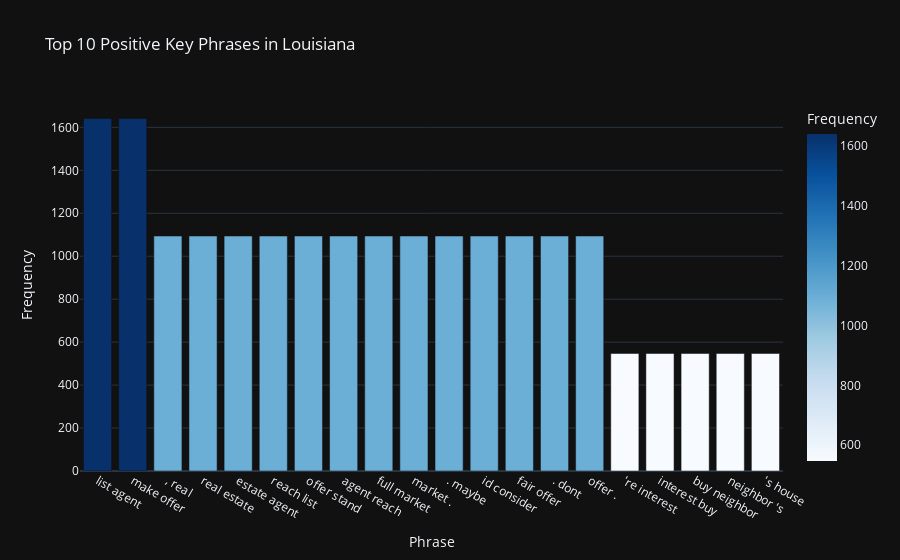
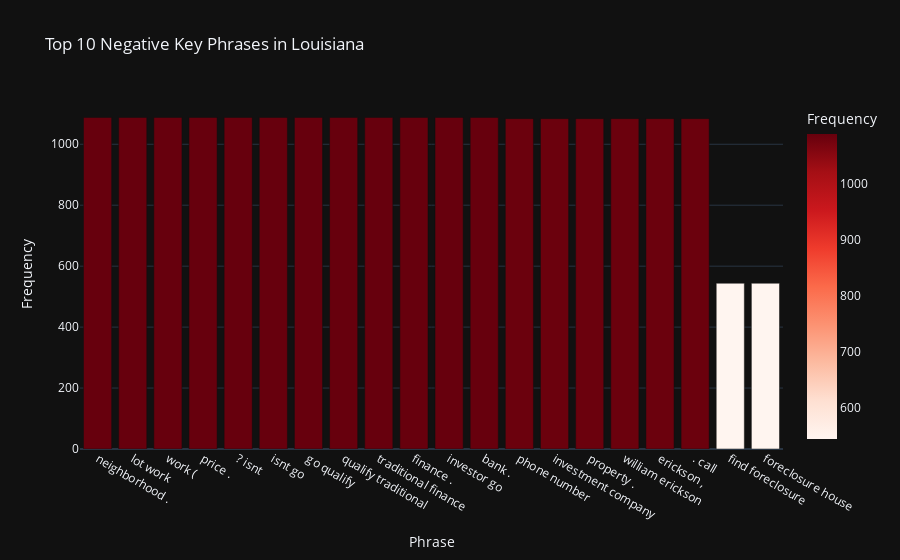

Notebook code for these charts, in order:
### Code cell
import pandas as pd
from sklearn.feature_extraction.text import TfidfVectorizer
from collections import Counter
import nltk
from nltk.util import ngrams

# Assuming you already have a DataFrame with the necessary sentiment labels
# Sample DataFrame: social_media_real_estate (content_sentiment and comment_sentiment)
df = social_media_real_estate
df = social_media_real_estate[social_media_real_estate['state'] == "Louisiana"].copy()

# Combine content and comment sentiment to create the final sentiment
df['final_sentiment'] = df.apply(lambda row: 'Positive' if row['content_sentiment_label'] == 'Positive' or row['comments_sentiment_label'] == 'Positive' else 'Negative', axis=1)

# Function to extract n-grams
def extract_ngrams(text, n=2):
    # Tokenize the text and extract n-grams
    tokens = nltk.word_tokenize(text)
    n_grams = ngrams(tokens, n)
    return [' '.join(gram) for gram in n_grams]

# Extract key phrases (bigrams or trigrams) from content and comments
df['content_ngrams'] = df['content'].apply(lambda x: extract_ngrams(x, n=2))  # Extract bigrams
df['comment_ngrams'] = df['comments'].apply(lambda x: extract_ngrams(x, n=2))  # Extract bigrams

# Filter key phrases by sentiment
positive_phrases = pd.concat([
    df[df['final_sentiment'] == 'Positive']['content_ngrams'].explode(),
    df[df['final_sentiment'] == 'Positive']['comment_ngrams'].explode()
])
negative_phrases = pd.concat([
    df[df['final_sentiment'] == 'Negative']['content_ngrams'].explode(),
    df[df['final_sentiment'] == 'Negative']['comment_ngrams'].explode()
])
#negative_phrases = df[df['final_sentiment'] == 'Negative']['content_ngrams'].explode().append(df[df['final_sentiment'] == 'Negative']['comment_ngrams'].explode())

# Get the top 20 most frequent phrases for positive and negative sentiments
positive_top_phrases = Counter(positive_phrases).most_common(20)
negative_top_phrases = Counter(negative_phrases).most_common(20)

print("Top 20 Positive Phrases:")
print(positive_top_phrases)

print("\nTop 20 Negative Phrases:")
print(negative_top_phrases)

# Prepare data for Plotly
pos_df = pd.DataFrame(positive_top_phrases, columns=['Phrase', 'Count'])
neg_df = pd.DataFrame(negative_top_phrases, columns=['Phrase', 'Count'])
fig_pos = px.bar(
    pos_df,
    x='Phrase',
    y='Count',
    title=f'Top 10 Positive Key Phrases in Louisiana',
    labels={'Count': 'Frequency'},
    color='Count',
    color_continuous_scale='Blues',
    template='plotly_dark'
)
fig_pos.show()


# Plot Top Negative Phrases with Plotly
fig_neg = px.bar(
    neg_df,
    x='Phrase',
    y='Count',
    title=f'Top 10 Negative Key Phrases in Louisiana',
    labels={'Count': 'Frequency'},
    color='Count',
    color_continuous_scale='Reds',
    template='plotly_dark'
)
fig_neg.show()

### Figure 1 — Plotly figure (JSON) as saved in the notebook; plotly's stock layout.template omitted (floating-point values rounded to 4 significant figures)
{"data": [{"hovertemplate": "Phrase=%{x}<br>Frequency=%{marker.color}<extra></extra>", "legendgroup": "", "marker": {"color": [1641, 1641, 1094, 1094, 1094, 1094, 1094, 1094, 1094, 1094, 1094, 1094, 1094, 1094, 1094, 547, 547, 547, 547, 547], "coloraxis": "coloraxis", "pattern": {"shape": ""}}, "name": "", "orientation": "v", "showlegend": false, "textposition": "auto", "type": "bar", "x": ["list agent", "make offer", ", real", "real estate", "estate agent", "reach list", "offer stand", "agent reach", "full market", "market .", ". maybe", "id consider", "fair offer", ". dont", "offer .", "'re interest", "interest buy", "buy neighbor", "neighbor 's", "'s house"], "xaxis": "x", "y": [1641, 1641, 1094, 1094, 1094, 1094, 1094, 1094, 1094, 1094, 1094, 1094, 1094, 1094, 1094, 547, 547, 547, 547, 547], "yaxis": "y"}], "layout": {"barmode": "relative", "coloraxis": {"colorbar": {"title": {"text": "Frequency"}}, "colorscale": [[0, "rgb(247,251,255)"], [0.125, "rgb(222,235,247)"], [0.25, "rgb(198,219,239)"], [0.375, "rgb(158,202,225)"], [0.5, "rgb(107,174,214)"], [0.625, "rgb(66,146,198)"], [0.75, "rgb(33,113,181)"], [0.875, "rgb(8,81,156)"], [1, "rgb(8,48,107)"]]}, "legend": {"tracegroupgap": 0}, "title": {"text": "Top 10 Positive Key Phrases in Louisiana"}, "xaxis": {"anchor": "y", "domain": [0, 1], "title": {"text": "Phrase"}}, "yaxis": {"anchor": "x", "domain": [0, 1], "title": {"text": "Frequency"}}}}

### Figure 2 — Plotly figure (JSON) as saved in the notebook; plotly's stock layout.template omitted (floating-point values rounded to 4 significant figures)
{"data": [{"hovertemplate": "Phrase=%{x}<br>Frequency=%{marker.color}<extra></extra>", "legendgroup": "", "marker": {"color": [1088, 1088, 1088, 1088, 1088, 1088, 1088, 1088, 1088, 1088, 1088, 1088, 1084, 1084, 1084, 1084, 1084, 1084, 544, 544], "coloraxis": "coloraxis", "pattern": {"shape": ""}}, "name": "", "orientation": "v", "showlegend": false, "textposition": "auto", "type": "bar", "x": ["neighborhood .", "lot work", "work (", "price .", "? isnt", "isnt go", "go qualify", "qualify traditional", "traditional finance", "finance .", "investor go", "bank .", "phone number", "investment company", "property .", "william erickson", "erickson ,", ". call", "find foreclosure", "foreclosure house"], "xaxis": "x", "y": [1088, 1088, 1088, 1088, 1088, 1088, 1088, 1088, 1088, 1088, 1088, 1088, 1084, 1084, 1084, 1084, 1084, 1084, 544, 544], "yaxis": "y"}], "layout": {"barmode": "relative", "coloraxis": {"colorbar": {"title": {"text": "Frequency"}}, "colorscale": [[0, "rgb(255,245,240)"], [0.125, "rgb(254,224,210)"], [0.25, "rgb(252,187,161)"], [0.375, "rgb(252,146,114)"], [0.5, "rgb(251,106,74)"], [0.625, "rgb(239,59,44)"], [0.75, "rgb(203,24,29)"], [0.875, "rgb(165,15,21)"], [1, "rgb(103,0,13)"]]}, "legend": {"tracegroupgap": 0}, "title": {"text": "Top 10 Negative Key Phrases in Louisiana"}, "xaxis": {"anchor": "y", "domain": [0, 1], "title": {"text": "Phrase"}}, "yaxis": {"anchor": "x", "domain": [0, 1], "title": {"text": "Frequency"}}}}
